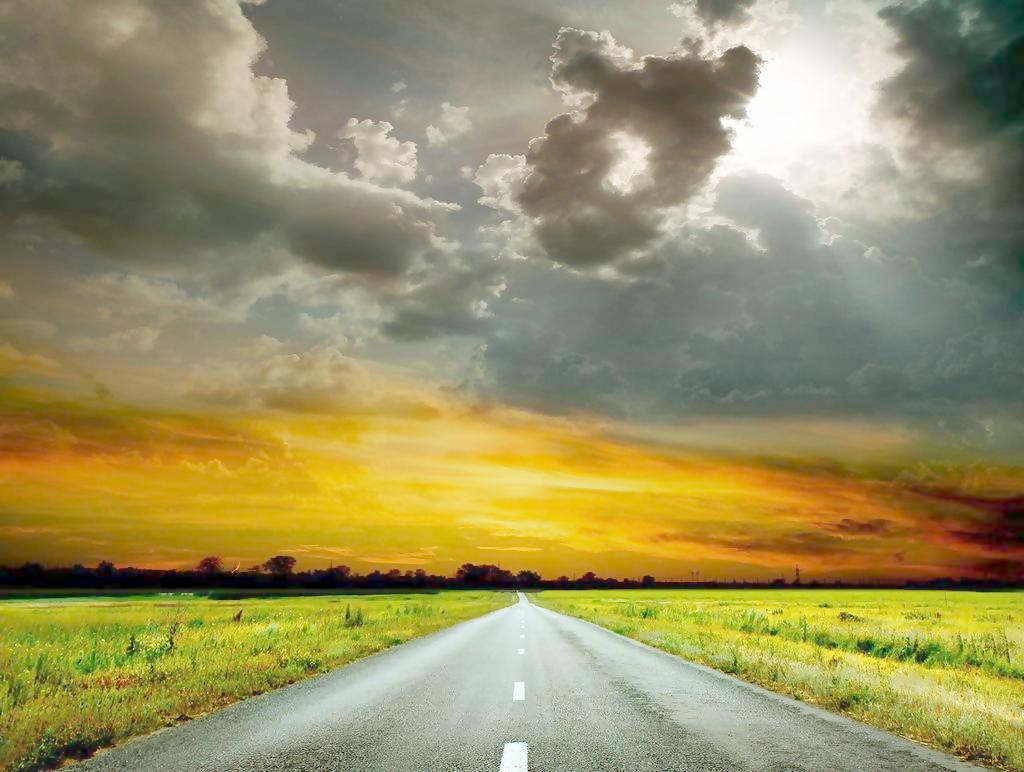
#> input picture DEMO.jpg, 1024 x 772 px
$ python 3_NumpyArray.py
#> lines starting #> are read from the running program, lines starting #| are printed output that depends on the picture
#> further down, src is the input picture: shape (772, 1024, 3); mean B, G, R 98, 145.3, 153.3
# http://blog.csdn.net/gangzhucoll/article/details/78546290
# http://blog.csdn.net/gangzhucoll/article/details/78569619
import cv2 as cv
import numpy as np


def access_pixel(image):
    """访问图像所有的像素"""
    print(image.shape)
#| (772, 1024, 3)

    # 获取图像的高度，图像的高度为shape的第一个值（维度）
    height = image.shape[0]
#> height = 772
    # 获取图像的宽读，图像的宽度为shape的第二个值（维度）
    width = image.shape[1]
#> width = 1024
    # 获取图像通道数目，图像的通道数目为shape的第三个值（维度）
    # 加载进来的图像都有三个通道，三个通道是图像的RGB
    channels = image.shape[2]
#> channels = 3
    print("width: %s,height: %s channels: %s" % (width, height, channels))
#| width: 1024,height: 772 channels: 3

    # [7 lines of commented-out code are left out]
    dst = cv.bitwise_not(image)
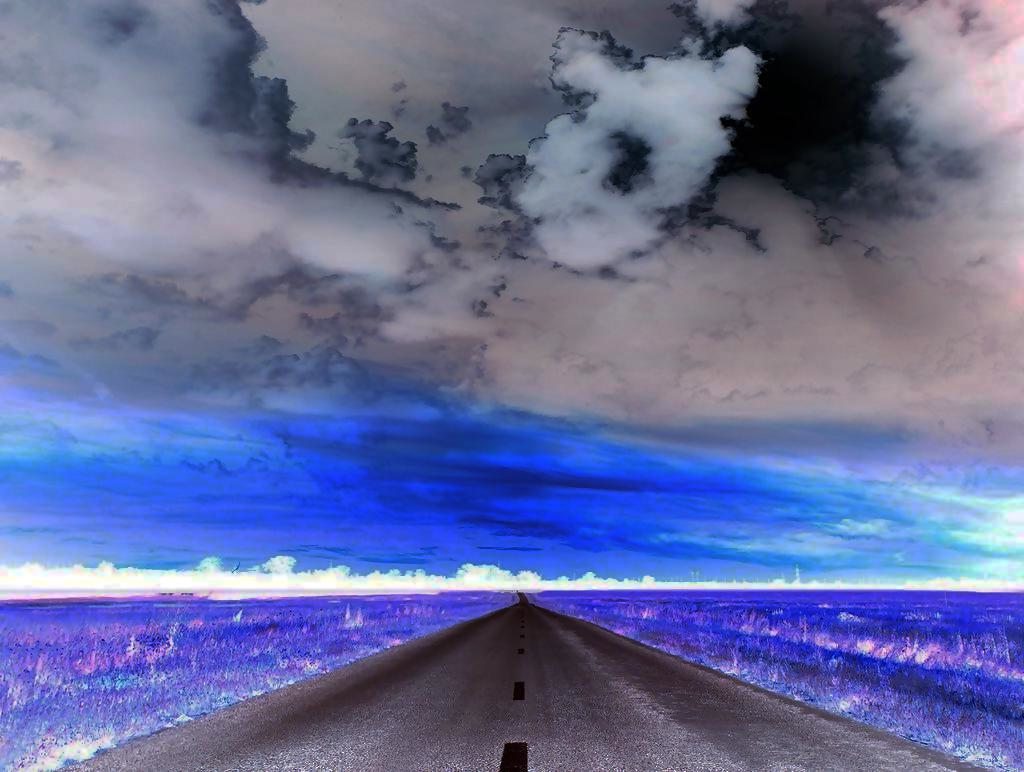
#> dst: shape (772, 1024, 3); mean B, G, R 157, 109.7, 101.7

    # 输出的是一个呈现负片效果的图片
    cv.imshow("pixels_demo", dst)


def create_image():
    """创建新图象"""
    # 创建一张宽高都是400像素的3通道 8位图片
    img = np.zeros([400, 400, 3], np.uint8)
    # 修改通道值
    img[:, :, 0] = np.ones([400, 400]) * 255
    img[:, :, 2] = np.ones([400, 400]) * 255
    cv.imshow("new image", img)
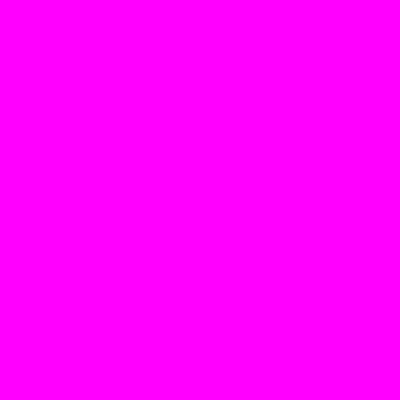
#> window 'new image': shape (400, 400, 3); mean B, G, R 255, 0, 255

    # 创建一个单通道的8位图片
    img = np.zeros([400, 400, 1], np.uint8)
    img = img * 127
    cv.imshow("new image", img)
    cv.imwrite("127img.png", img)

    # numpy 数组维度的变换
    # 定义一个二维数组
    img = np.ones([3, 3], np.uint8)
    # 填充每个元素
    img.fill(1000.22)
    print(img)
    # 变换为一维数组
    img = img.reshape([1, 9])
    print(img)


# 读入图片文件
src = cv.imread('DEMO.jpg')

# 获取cpu当前时钟总数
t1 = cv.getTickCount()
access_pixel(src)
t2 = cv.getTickCount()
# 计算处理像素花费的时间
# cv.getTickFrequency() 每秒的时钟总数
time = ((t2 - t1) / cv.getTickFrequency())
print("time: %s s" % time)
create_image()
# 等待用户操作
cv.waitKey(0)
# 释放所有窗口
cv.destroyAllWindows()
